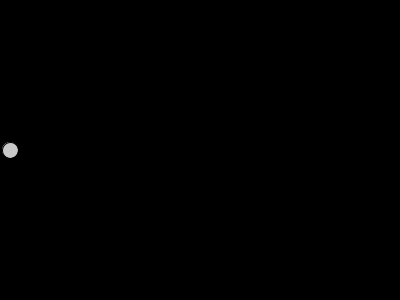
Frame 1 (no input)
Frame 60 (the mouse pressed at the canvas centre just before this capture): blank canvas, image omitted
Frame 120 (the mouse held since frame 60 and released just before this capture): blank canvas, image omitted

The Processing sketch that drew this single still picture (run headless with seeded random() and noise(); from frame 60 on, the mouse is pressed at the canvas centre):

// Processing sketch: ifLoop
// ── ifLoop.pde
int x=0;

void setup(){
  size(400,300);
}

void draw(){
  background(0);

  if(x< width) {
    x = x+10;
    fill(200);
    ellipse(x,150,16,16);
    println(x);
  }  
}
